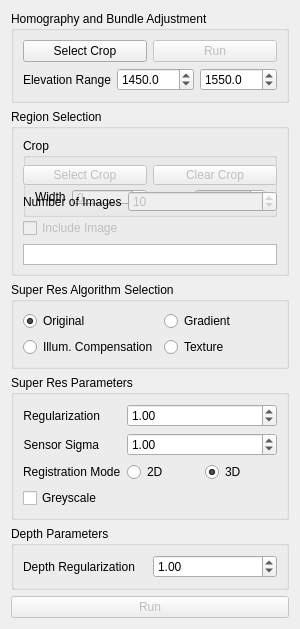
<?xml version="1.0" encoding="UTF-8"?>
<ui version="4.0">
 <class>vpSuperResWidget</class>
 <widget class="QWidget" name="vpSuperResWidget">
  <property name="geometry">
   <rect>
    <x>0</x>
    <y>0</y>
    <width>289</width>
    <height>607</height>
   </rect>
  </property>
  <property name="sizePolicy">
   <sizepolicy hsizetype="Preferred" vsizetype="Fixed">
    <horstretch>0</horstretch>
    <verstretch>0</verstretch>
   </sizepolicy>
  </property>
  <property name="windowTitle">
   <string>Form</string>
  </property>
  <layout class="QVBoxLayout" name="verticalLayout">
   <item>
    <widget class="QGroupBox" name="bundleGroup">
     <property name="enabled">
      <bool>true</bool>
     </property>
     <property name="minimumSize">
      <size>
       <width>0</width>
       <height>0</height>
      </size>
     </property>
     <property name="title">
      <string>Homography and Bundle Adjustment</string>
     </property>
     <layout class="QGridLayout" name="gridLayout">
      <item row="0" column="0">
       <layout class="QHBoxLayout" name="horizontalLayout_5">
        <item>
         <widget class="QPushButton" name="bundleCropSelect">
          <property name="enabled">
           <bool>true</bool>
          </property>
          <property name="text">
           <string>Select Crop</string>
          </property>
         </widget>
        </item>
        <item>
         <widget class="QPushButton" name="runBundleAdjustmentButton">
          <property name="enabled">
           <bool>false</bool>
          </property>
          <property name="text">
           <string>Run</string>
          </property>
          <property name="checkable">
           <bool>false</bool>
          </property>
         </widget>
        </item>
       </layout>
      </item>
      <item row="1" column="0">
       <layout class="QHBoxLayout" name="horizontalLayout_6">
        <item>
         <widget class="QLabel" name="elevationlabel">
          <property name="text">
           <string>Elevation Range</string>
          </property>
         </widget>
        </item>
        <item>
         <widget class="QDoubleSpinBox" name="elevationMin">
          <property name="decimals">
           <number>1</number>
          </property>
          <property name="maximum">
           <double>9999999.000000000000000</double>
          </property>
          <property name="value">
           <double>1450.000000000000000</double>
          </property>
         </widget>
        </item>
        <item>
         <widget class="QDoubleSpinBox" name="elevationMax">
          <property name="decimals">
           <number>1</number>
          </property>
          <property name="maximum">
           <double>9999999.000000000000000</double>
          </property>
          <property name="value">
           <double>1550.000000000000000</double>
          </property>
         </widget>
        </item>
       </layout>
      </item>
     </layout>
    </widget>
   </item>
   <item>
    <widget class="QGroupBox" name="regionBox">
     <property name="enabled">
      <bool>true</bool>
     </property>
     <property name="sizePolicy">
      <sizepolicy hsizetype="Expanding" vsizetype="Fixed">
       <horstretch>1</horstretch>
       <verstretch>0</verstretch>
      </sizepolicy>
     </property>
     <property name="minimumSize">
      <size>
       <width>271</width>
       <height>167</height>
      </size>
     </property>
     <property name="title">
      <string>Region Selection</string>
     </property>
     <layout class="QGridLayout" name="gridLayout_3">
      <item row="0" column="0">
       <widget class="QGroupBox" name="groupBox_3">
        <property name="sizePolicy">
         <sizepolicy hsizetype="Minimum" vsizetype="Fixed">
          <horstretch>0</horstretch>
          <verstretch>0</verstretch>
         </sizepolicy>
        </property>
        <property name="minimumSize">
         <size>
          <width>251</width>
          <height>79</height>
         </size>
        </property>
        <property name="toolTip">
         <string>Crop region is in original image pixel coordinates.</string>
        </property>
        <property name="title">
         <string>Crop</string>
        </property>
        <layout class="QHBoxLayout" name="horizontalLayout">
         <item>
          <layout class="QFormLayout" name="formLayout_4">
           <property name="fieldGrowthPolicy">
            <enum>QFormLayout::AllNonFixedFieldsGrow</enum>
           </property>
           <item row="0" column="0">
            <widget class="QLabel" name="label">
             <property name="text">
              <string>Left</string>
             </property>
             <property name="buddy">
              <cstring>xmin</cstring>
             </property>
            </widget>
           </item>
           <item row="0" column="1">
            <widget class="QSpinBox" name="xmin">
             <property name="enabled">
              <bool>false</bool>
             </property>
            </widget>
           </item>
           <item row="1" column="0">
            <widget class="QLabel" name="label_3">
             <property name="text">
              <string>Width</string>
             </property>
             <property name="buddy">
              <cstring>width</cstring>
             </property>
            </widget>
           </item>
           <item row="1" column="1">
            <widget class="QSpinBox" name="width">
             <property name="enabled">
              <bool>false</bool>
             </property>
            </widget>
           </item>
          </layout>
         </item>
         <item>
          <layout class="QFormLayout" name="formLayout_3">
           <item row="0" column="0">
            <widget class="QLabel" name="label_2">
             <property name="text">
              <string>Top</string>
             </property>
             <property name="buddy">
              <cstring>ymin</cstring>
             </property>
            </widget>
           </item>
           <item row="0" column="1">
            <widget class="QSpinBox" name="ymin">
             <property name="enabled">
              <bool>false</bool>
             </property>
            </widget>
           </item>
           <item row="1" column="0">
            <widget class="QLabel" name="label_4">
             <property name="text">
              <string>Height</string>
             </property>
             <property name="buddy">
              <cstring>height</cstring>
             </property>
            </widget>
           </item>
           <item row="1" column="1">
            <widget class="QSpinBox" name="height">
             <property name="enabled">
              <bool>false</bool>
             </property>
            </widget>
           </item>
          </layout>
         </item>
        </layout>
       </widget>
      </item>
      <item row="1" column="0">
       <layout class="QHBoxLayout" name="horizontalLayout_2">
        <item>
         <widget class="QPushButton" name="cropSelect">
          <property name="enabled">
           <bool>false</bool>
          </property>
          <property name="sizePolicy">
           <sizepolicy hsizetype="MinimumExpanding" vsizetype="Fixed">
            <horstretch>0</horstretch>
            <verstretch>0</verstretch>
           </sizepolicy>
          </property>
          <property name="text">
           <string>Select Crop</string>
          </property>
         </widget>
        </item>
        <item>
         <widget class="QPushButton" name="disable">
          <property name="enabled">
           <bool>false</bool>
          </property>
          <property name="sizePolicy">
           <sizepolicy hsizetype="MinimumExpanding" vsizetype="Fixed">
            <horstretch>0</horstretch>
            <verstretch>0</verstretch>
           </sizepolicy>
          </property>
          <property name="text">
           <string>Clear Crop</string>
          </property>
         </widget>
        </item>
       </layout>
      </item>
      <item row="2" column="0">
       <layout class="QFormLayout" name="formLayout">
        <item row="0" column="0">
         <widget class="QLabel" name="label_5">
          <property name="text">
           <string>Number of Images</string>
          </property>
         </widget>
        </item>
        <item row="0" column="1">
         <widget class="QSpinBox" name="numImages">
          <property name="enabled">
           <bool>false</bool>
          </property>
          <property name="toolTip">
           <string>Total number of frames to use in super res.  Must be odd to include the current frame.</string>
          </property>
          <property name="minimum">
           <number>1</number>
          </property>
          <property name="singleStep">
           <number>1</number>
          </property>
          <property name="value">
           <number>10</number>
          </property>
         </widget>
        </item>
       </layout>
      </item>
      <item row="3" column="0">
       <widget class="QCheckBox" name="includeImage">
        <property name="enabled">
         <bool>false</bool>
        </property>
        <property name="toolTip">
         <string>Use this image in depth estimation/super resolution</string>
        </property>
        <property name="text">
         <string>Include Image</string>
        </property>
       </widget>
      </item>
      <item row="4" column="0">
       <widget class="QListWidget" name="includeList"/>
      </item>
     </layout>
    </widget>
   </item>
   <item>
    <widget class="QGroupBox" name="groupBox_4">
     <property name="title">
      <string>Super Res Algorithm Selection</string>
     </property>
     <layout class="QGridLayout" name="gridLayout_2">
      <item row="2" column="1">
       <widget class="QRadioButton" name="textureAlgorithmRadio">
        <property name="text">
         <string>Texture</string>
        </property>
       </widget>
      </item>
      <item row="0" column="0">
       <widget class="QRadioButton" name="originalAlgorithmRadio">
        <property name="enabled">
         <bool>true</bool>
        </property>
        <property name="text">
         <string>Original</string>
        </property>
        <property name="checked">
         <bool>true</bool>
        </property>
       </widget>
      </item>
      <item row="0" column="1">
       <widget class="QRadioButton" name="gradientAlgorithmRadio">
        <property name="text">
         <string>Gradient</string>
        </property>
       </widget>
      </item>
      <item row="2" column="0">
       <widget class="QRadioButton" name="illumAlgorithmRadio">
        <property name="text">
         <string>Illum. Compensation</string>
        </property>
       </widget>
      </item>
     </layout>
    </widget>
   </item>
   <item>
    <widget class="QGroupBox" name="parametersGroup">
     <property name="sizePolicy">
      <sizepolicy hsizetype="Expanding" vsizetype="Fixed">
       <horstretch>1</horstretch>
       <verstretch>0</verstretch>
      </sizepolicy>
     </property>
     <property name="title">
      <string>Super Res Parameters</string>
     </property>
     <layout class="QFormLayout" name="formLayout_2">
      <property name="fieldGrowthPolicy">
       <enum>QFormLayout::AllNonFixedFieldsGrow</enum>
      </property>
      <item row="0" column="0">
       <widget class="QLabel" name="label_9">
        <property name="sizePolicy">
         <sizepolicy hsizetype="Fixed" vsizetype="Minimum">
          <horstretch>0</horstretch>
          <verstretch>0</verstretch>
         </sizepolicy>
        </property>
        <property name="toolTip">
         <string>Higher values result in more smoothness.</string>
        </property>
        <property name="layoutDirection">
         <enum>Qt::LeftToRight</enum>
        </property>
        <property name="text">
         <string>Regularization</string>
        </property>
        <property name="alignment">
         <set>Qt::AlignRight|Qt::AlignTrailing|Qt::AlignVCenter</set>
        </property>
        <property name="buddy">
         <cstring>regularization</cstring>
        </property>
       </widget>
      </item>
      <item row="0" column="1">
       <widget class="QDoubleSpinBox" name="regularization">
        <property name="sizePolicy">
         <sizepolicy hsizetype="MinimumExpanding" vsizetype="Fixed">
          <horstretch>0</horstretch>
          <verstretch>0</verstretch>
         </sizepolicy>
        </property>
        <property name="decimals">
         <number>2</number>
        </property>
        <property name="singleStep">
         <double>0.001000000000000</double>
        </property>
        <property name="value">
         <double>1.000000000000000</double>
        </property>
       </widget>
      </item>
      <item row="1" column="0">
       <widget class="QLabel" name="label_7">
        <property name="sizePolicy">
         <sizepolicy hsizetype="Fixed" vsizetype="Preferred">
          <horstretch>0</horstretch>
          <verstretch>0</verstretch>
         </sizepolicy>
        </property>
        <property name="toolTip">
         <string>Amount of blur</string>
        </property>
        <property name="text">
         <string>Sensor Sigma</string>
        </property>
        <property name="alignment">
         <set>Qt::AlignRight|Qt::AlignTrailing|Qt::AlignVCenter</set>
        </property>
        <property name="buddy">
         <cstring>sigma</cstring>
        </property>
       </widget>
      </item>
      <item row="3" column="0">
       <widget class="QLabel" name="label_6">
        <property name="text">
         <string>Registration Mode</string>
        </property>
       </widget>
      </item>
      <item row="3" column="1">
       <layout class="QHBoxLayout" name="horizontalLayout_4">
        <item>
         <widget class="QRadioButton" name="registerImagesRadio">
          <property name="text">
           <string>2D</string>
          </property>
          <property name="checked">
           <bool>false</bool>
          </property>
         </widget>
        </item>
        <item>
         <widget class="QRadioButton" name="depthRadio">
          <property name="text">
           <string>3D</string>
          </property>
          <property name="checked">
           <bool>true</bool>
          </property>
         </widget>
        </item>
       </layout>
      </item>
      <item row="4" column="0" colspan="2">
       <widget class="QCheckBox" name="greyscale">
        <property name="toolTip">
         <string>3x speedup at the cost of color</string>
        </property>
        <property name="text">
         <string>Greyscale</string>
        </property>
       </widget>
      </item>
      <item row="1" column="1">
       <widget class="QDoubleSpinBox" name="sigma">
        <property name="sizePolicy">
         <sizepolicy hsizetype="MinimumExpanding" vsizetype="Fixed">
          <horstretch>0</horstretch>
          <verstretch>0</verstretch>
         </sizepolicy>
        </property>
        <property name="toolTip">
         <string>smoothing scale of base imagery sensor</string>
        </property>
        <property name="singleStep">
         <double>0.010000000000000</double>
        </property>
        <property name="value">
         <double>1.000000000000000</double>
        </property>
       </widget>
      </item>
     </layout>
    </widget>
   </item>
   <item>
    <widget class="QGroupBox" name="depthParamBox">
     <property name="title">
      <string>Depth Parameters</string>
     </property>
     <layout class="QGridLayout" name="gridLayout_4">
      <item row="0" column="0">
       <widget class="QLabel" name="label_8">
        <property name="sizePolicy">
         <sizepolicy hsizetype="Expanding" vsizetype="Preferred">
          <horstretch>0</horstretch>
          <verstretch>0</verstretch>
         </sizepolicy>
        </property>
        <property name="text">
         <string>Depth Regularization</string>
        </property>
       </widget>
      </item>
      <item row="0" column="1">
       <widget class="QDoubleSpinBox" name="depthLambda">
        <property name="sizePolicy">
         <sizepolicy hsizetype="MinimumExpanding" vsizetype="Fixed">
          <horstretch>0</horstretch>
          <verstretch>0</verstretch>
         </sizepolicy>
        </property>
        <property name="value">
         <double>1.000000000000000</double>
        </property>
       </widget>
      </item>
     </layout>
    </widget>
   </item>
   <item>
    <widget class="QPushButton" name="runButton">
     <property name="enabled">
      <bool>false</bool>
     </property>
     <property name="sizePolicy">
      <sizepolicy hsizetype="Expanding" vsizetype="Fixed">
       <horstretch>0</horstretch>
       <verstretch>0</verstretch>
      </sizepolicy>
     </property>
     <property name="text">
      <string>Run</string>
     </property>
    </widget>
   </item>
   <item>
    <spacer name="verticalSpacer">
     <property name="orientation">
      <enum>Qt::Vertical</enum>
     </property>
     <property name="sizeHint" stdset="0">
      <size>
       <width>20</width>
       <height>40</height>
      </size>
     </property>
    </spacer>
   </item>
  </layout>
 </widget>
 <resources/>
 <connections/>
</ui>
